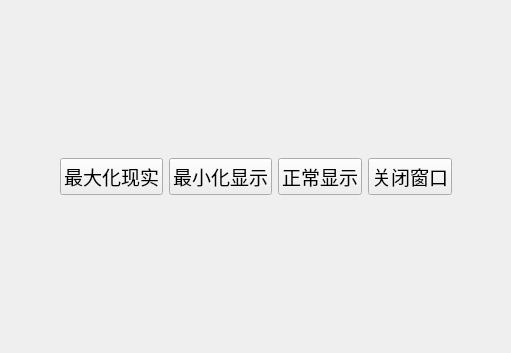
<?xml version="1.0" encoding="UTF-8"?>
<ui version="4.0">
 <class>MyWidget</class>
 <widget class="QWidget" name="MyWidget">
  <property name="geometry">
   <rect>
    <x>0</x>
    <y>0</y>
    <width>511</width>
    <height>353</height>
   </rect>
  </property>
  <property name="windowTitle">
   <string>标准信号槽</string>
  </property>
  <layout class="QHBoxLayout" name="horizontalLayout">
   <item>
    <spacer name="horizontalSpacer">
     <property name="orientation">
      <enum>Qt::Orientation::Horizontal</enum>
     </property>
     <property name="sizeHint" stdset="0">
      <size>
       <width>40</width>
       <height>20</height>
      </size>
     </property>
    </spacer>
   </item>
   <item>
    <widget class="QPushButton" name="btn_max">
     <property name="font">
      <font>
       <pointsize>14</pointsize>
      </font>
     </property>
     <property name="text">
      <string>最大化现实</string>
     </property>
    </widget>
   </item>
   <item>
    <widget class="QPushButton" name="btn_min">
     <property name="font">
      <font>
       <pointsize>14</pointsize>
      </font>
     </property>
     <property name="text">
      <string>最小化显示</string>
     </property>
    </widget>
   </item>
   <item>
    <widget class="QPushButton" name="btn_normal">
     <property name="font">
      <font>
       <pointsize>14</pointsize>
      </font>
     </property>
     <property name="text">
      <string>正常显示</string>
     </property>
    </widget>
   </item>
   <item>
    <widget class="QPushButton" name="btn_close">
     <property name="font">
      <font>
       <pointsize>14</pointsize>
      </font>
     </property>
     <property name="text">
      <string>关闭窗口</string>
     </property>
    </widget>
   </item>
   <item>
    <spacer name="horizontalSpacer_2">
     <property name="orientation">
      <enum>Qt::Orientation::Horizontal</enum>
     </property>
     <property name="sizeHint" stdset="0">
      <size>
       <width>40</width>
       <height>20</height>
      </size>
     </property>
    </spacer>
   </item>
  </layout>
 </widget>
 <resources/>
 <connections/>
</ui>
